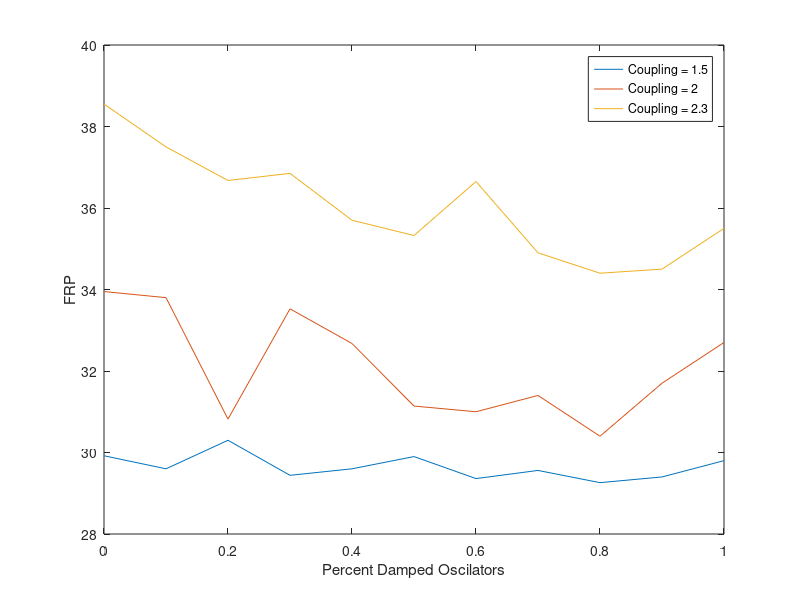

The MATLAB source for this figure:
% strenght 1.5; 1800-2000 hrs percentages 0.1
FRPs_weak =[ 29.9200
        29.6000
        30.3000
        29.4400
        29.6000
        29.9000
        29.3600
        29.5600
        29.2600
        29.4
        29.8000
    ];

ts = [0
      0.1
      0.2
      0.3
      0.4
      0.5
      0.6
      0.7
      0.8
      0.9
      1.0];
  
  
  % strenght 2; 78000-80000; 0; 18000-20000  percentages 0.1 last three messed up!
  % 0.6 window is 7000-8000, 0.7 window 3500-4500, 0.8 3500-4500 0.9
  % 4000-5000 1 3000-4000
FRPs_moderate =[ 33.9500
        33.8000
        30.8200
        33.5250
        32.6750
        31.1400
        31
        31.4000
        30.4000
        31.7000
        32.7000
    ];


 % strenght 2.3
  
 FRPs_strong =[ 38.5500 
                37.5000 
                36.6750 
                36.8500 
                35.7000 
                35.3250 
                36.6500 
                34.9000 
                34.4000 
                34.5000 
                35.5 ]; 
  

figure;
plot( ts, FRPs_weak);

hold on;
plot( ts, FRPs_moderate);
plot( ts, FRPs_strong);

xlabel('Percent Damped Oscilators');
ylabel('FRP');
legend('Coupling = 1.5', 'Coupling = 2', 'Coupling = 2.3');
%ylim([29 34])

